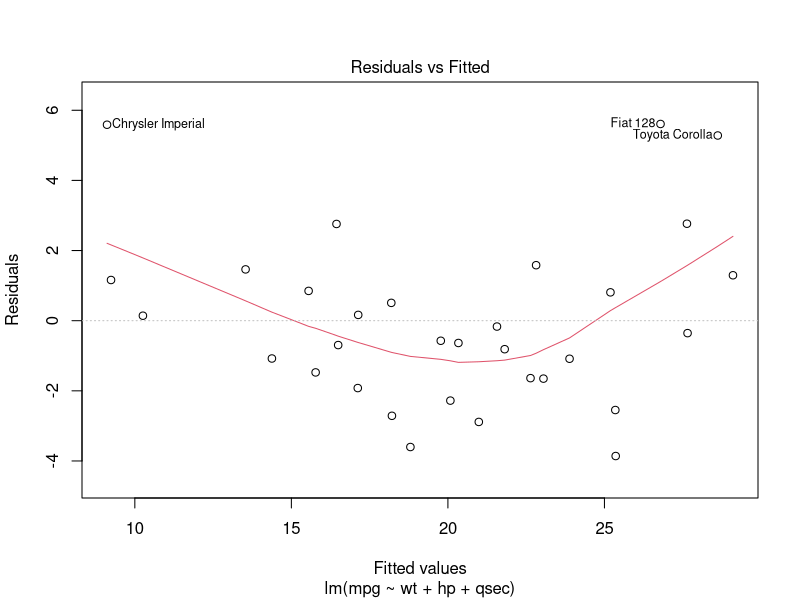
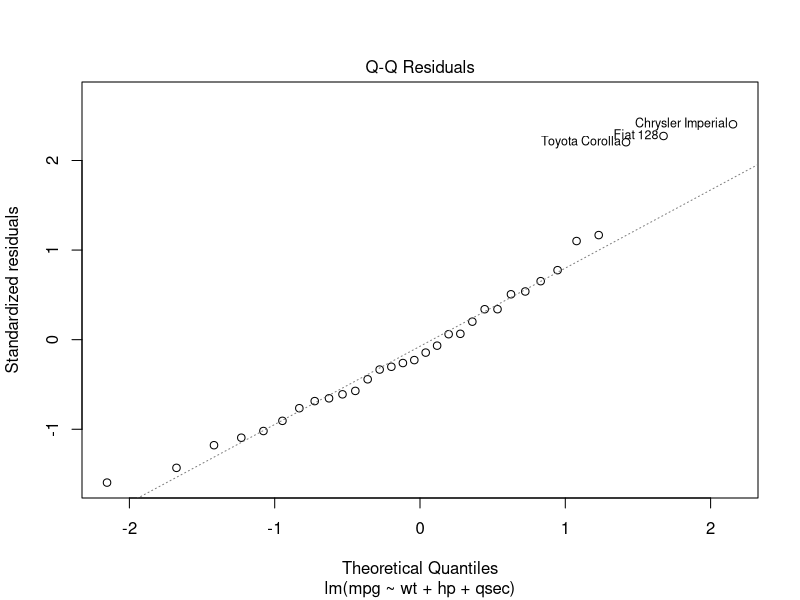
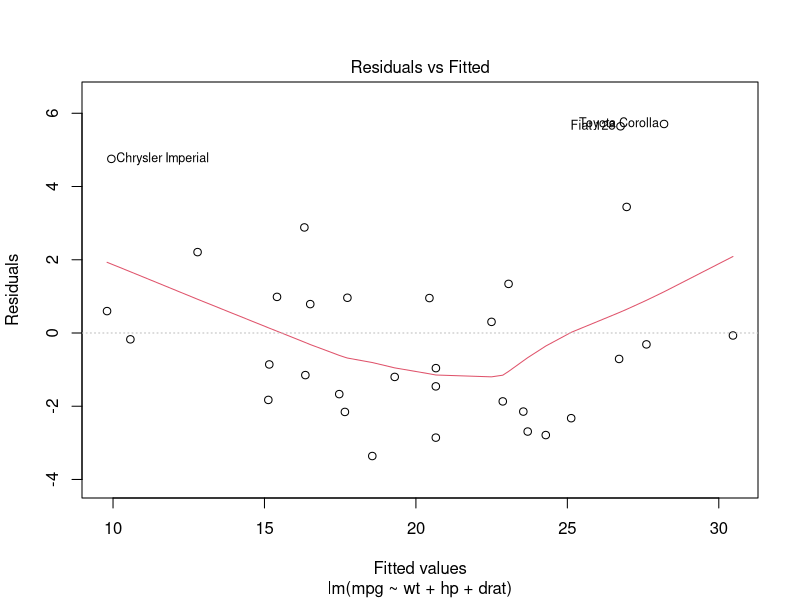
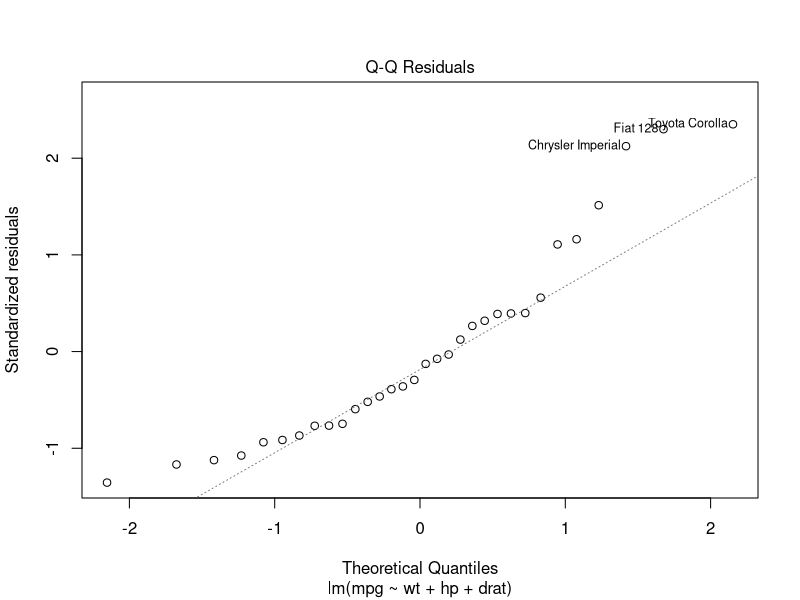
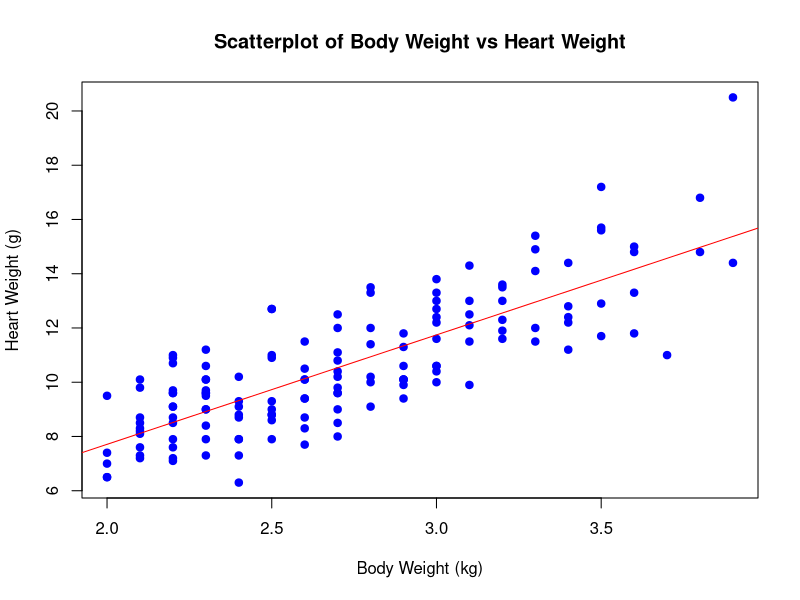
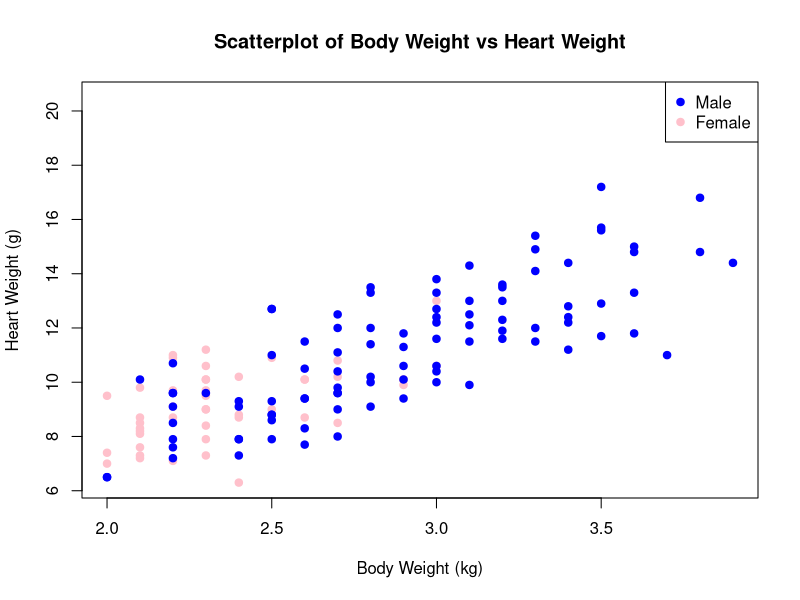

Here is the R script that generated these plots, in order:
## ---- chunk 1
knitr::opts_chunk$set(echo=T,eval=T,message=F,warning=F,fig.align='center')
library(tidyverse)
## ---- chunk 2
head(mtcars, 10)
## ---- chunk 3
# Fit a regression model with mpg as the response variable
lm.mtcars <- lm(mpg ~ wt + hp + qsec, data = mtcars)

# Inspect residual plots
plot(lm.mtcars, ask = FALSE, which = 1:2)

## ---- chunk 4
lm.mtcars <- lm(mpg ~ wt + hp + drat, data = mtcars)

plot(lm.mtcars,ask=F,which=1:2)
## ---- chunk 5
lm.mtcars <- lm(mpg ~ wt + hp + qsec, data = mtcars)
summary(lm.mtcars)
## ---- chunk 6
lm.mtcars <- lm(mpg ~ wt + hp + qsec, data = mtcars)
confint(lm.mtcars, level = 0.95)
## ---- chunk 7
library(MASS)
head(cats)
## ---- chunk 8
# Load the MASS library
library(MASS)

# Extract the cats dataset
data(cats)

# Create a scatterplot of Bwt vs Hwt
plot(cats$Bwt, cats$Hwt,
     xlab = "Body Weight (kg)",
     ylab = "Heart Weight (g)",
     main = "Scatterplot of Body Weight vs Heart Weight",
     pch = 19, col = "blue")

# Add a trend line
abline(lm(Hwt ~ Bwt, data = cats), col = "red")

## ---- chunk 9
# Fit a linear model predicting Hwt from Bwt
lm.cats <- lm(Hwt ~ Bwt, data = cats)

# View the summary of the fitted model
summary(lm.cats)

## ---- chunk 10
# Load the MASS library
library(MASS)

# Extract the cats dataset
data(cats)

# Create a scatterplot of Bwt vs Hwt with points colored by Sex
plot(cats$Bwt, cats$Hwt,
     xlab = "Body Weight (kg)",
     ylab = "Heart Weight (g)",
     main = "Scatterplot of Body Weight vs Heart Weight",
     pch = 19, col = ifelse(cats$Sex == "M", "blue", "pink"))

# Add a legend
legend("topright", legend = c("Male", "Female"), col = c("blue", "pink"), pch = 19)

## ---- chunk 11
# Fit the linear regression model with an interaction term between Bwt and Sex
lm.cats <- lm(Hwt ~ Bwt * Sex, data = cats)

# View the summary of the model to inspect coefficients
summary(lm.cats)

